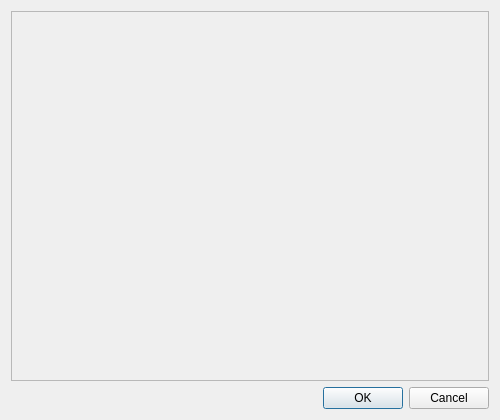
<?xml version="1.0" encoding="UTF-8"?>
<ui version="4.0">
 <class>RecordDialog</class>
 <widget class="QDialog" name="RecordDialog">
  <property name="geometry">
   <rect>
    <x>0</x>
    <y>0</y>
    <width>500</width>
    <height>420</height>
   </rect>
  </property>
  <property name="windowTitle">
   <string>Запись</string>
  </property>
  <layout class="QVBoxLayout" name="verticalLayout">
   <item>
    <widget class="QScrollArea" name="scrollArea">
     <property name="widgetResizable">
      <bool>true</bool>
     </property>
     <widget class="QWidget" name="scrollWidget">
      <layout class="QFormLayout" name="formLayout"/>
     </widget>
    </widget>
   </item>
   <item>
    <widget class="QDialogButtonBox" name="buttonBox">
     <property name="orientation">
      <enum>Qt::Horizontal</enum>
     </property>
     <property name="standardButtons">
      <set>QDialogButtonBox::Cancel|QDialogButtonBox::Ok</set>
     </property>
    </widget>
   </item>
  </layout>
 </widget>
 <resources/>
 <connections/>
</ui>
